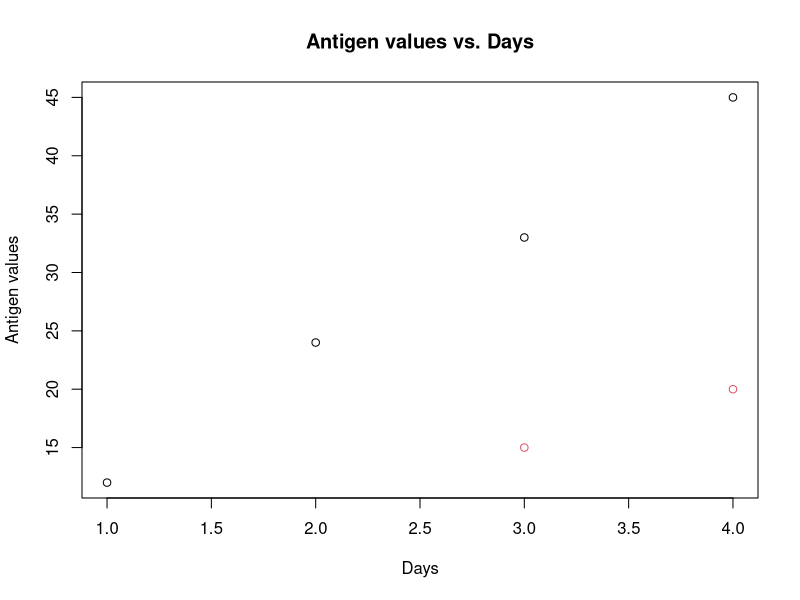

Recreate this plot in R.
## ---- chunk 1
v1 = c(1,2,3,4)
v2 = c(12,24,33,45)
v3= c(5,10,15,20)
a=data.frame(v1,v2,v3)
plot(a$v2~a$v1, xlab="Days", ylab="Antigen values", main="Antigen values vs. Days")
points(a$v3, col=2)
